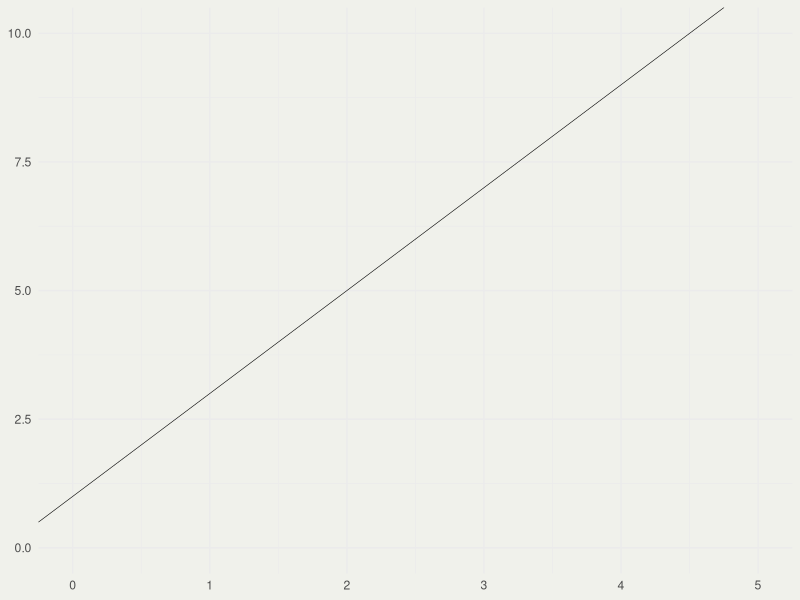
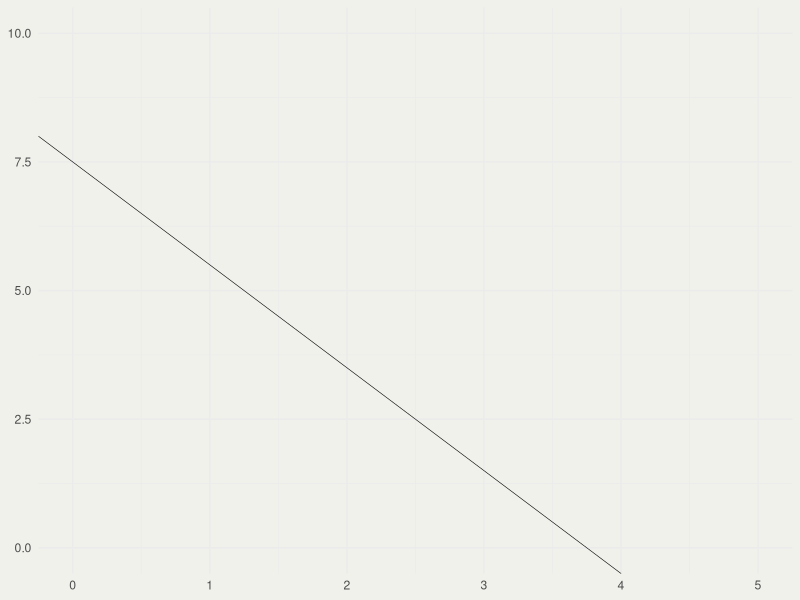
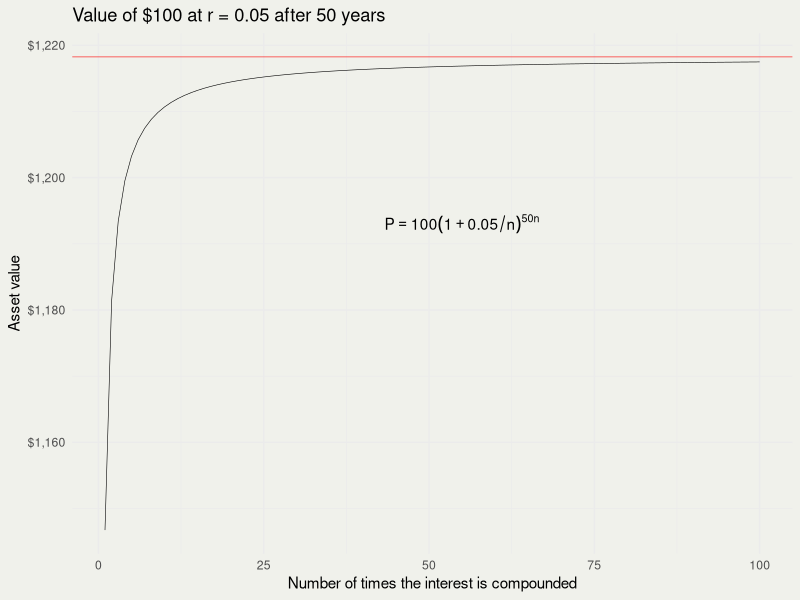
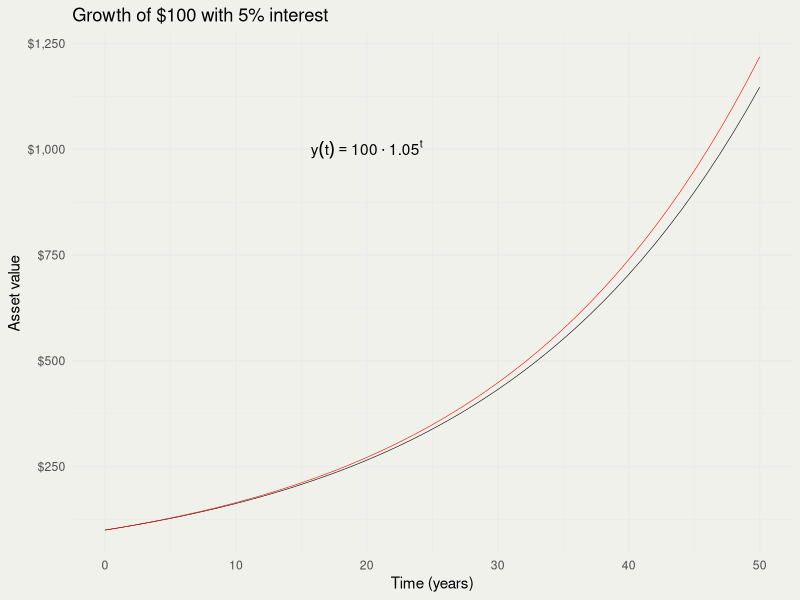
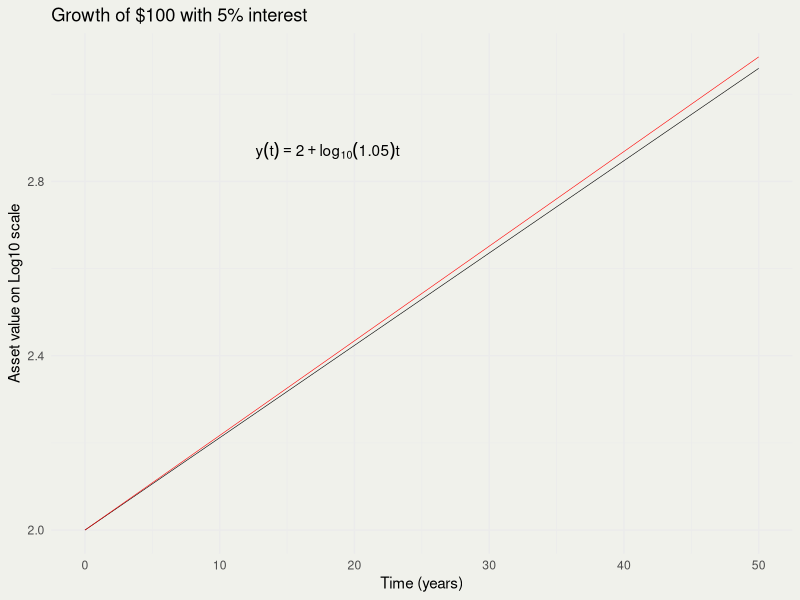
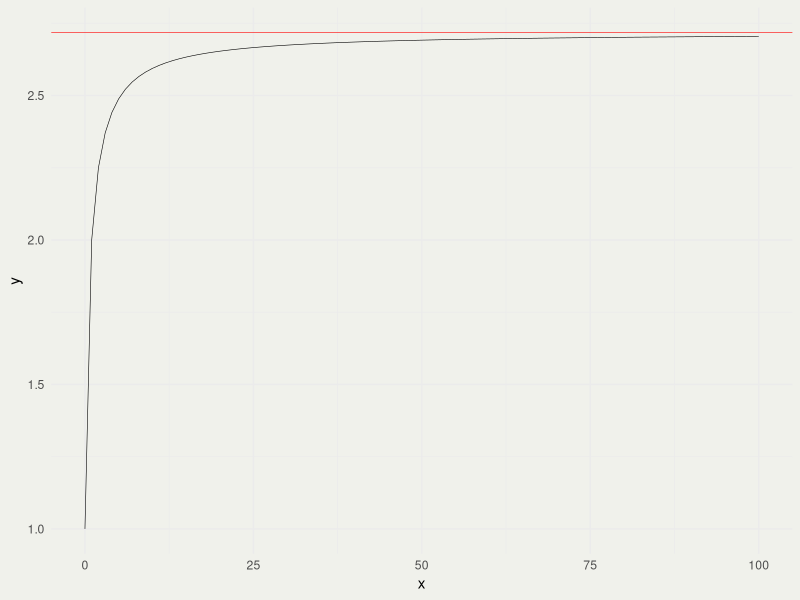
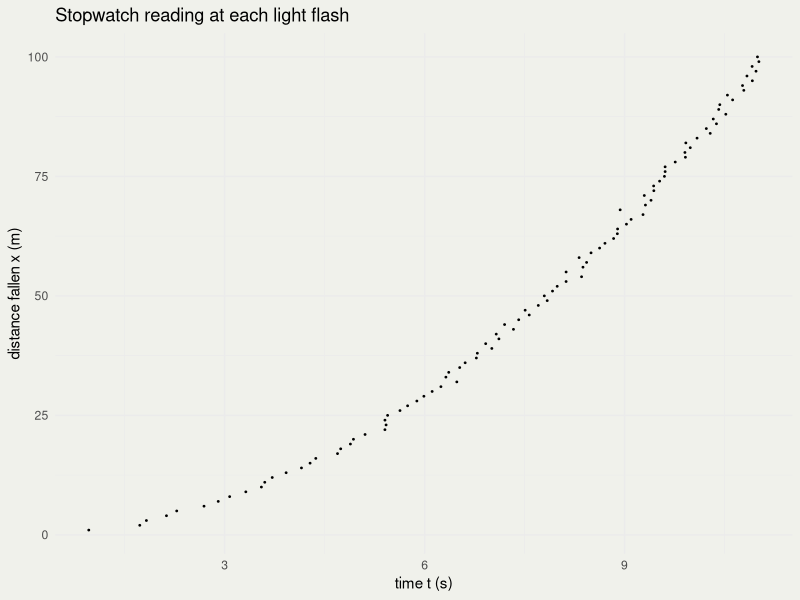
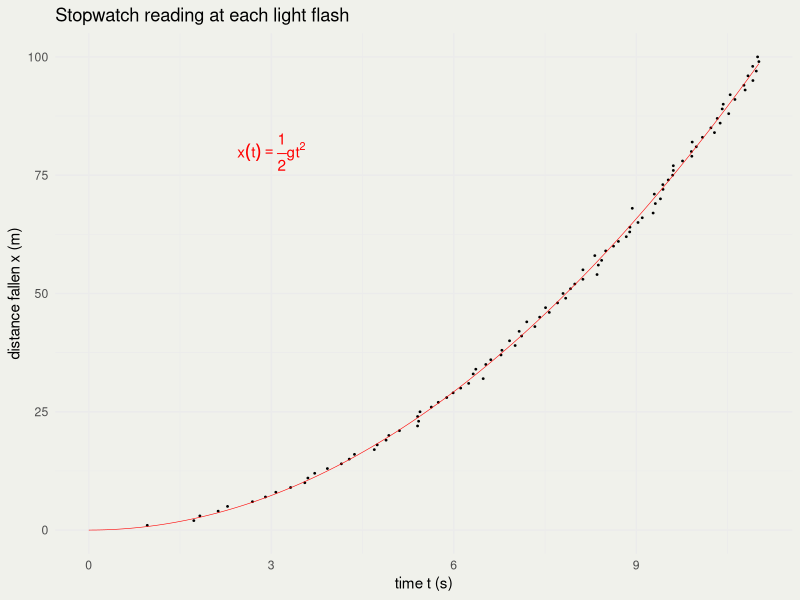

Source code (R) for these figures, in order:
## ---- chunk 1
#| fig-width: 3
#| fig-height: 3
library(ggplot2)
thm <-
  theme_minimal() + theme(
    panel.background = element_rect(fill = "#f0f1eb", color = "#f0f1eb"),
    plot.background = element_rect(fill = "#f0f1eb", color = "#f0f1eb")
  )
theme_set(thm)

p <- ggplot() + xlim(0, 5) + ylim(0, 10)
p + geom_abline(slope = 2, intercept = 1, linewidth = 0.2)
## ---- chunk 2
#| fig-width: 3
#| fig-height: 3

p <- ggplot() + xlim(0, 5) + ylim(0, 10)
p + geom_abline(slope = -2, intercept = 7.5, size = 0.2)
## ---- chunk 3
#| fig-width: 6
#| fig-height: 5
#| fig-align: center

rate <- 0.05
P <- 100
n_comp <- 1:100

Pn <- function(n, A, r, t) A * (1 + r/n)^(t*n)
Pe <- function(A, r, t) P * exp(r * t)

pn <- Pn(n = n_comp, A = P, r = rate, t = 50)
pe <- Pe(A = P, r = rate, t = 50)

d <- data.frame(n_comp, pn)
p <- ggplot(d, aes(n_comp, pn))
p + geom_line(size = 0.2) +
  geom_hline(yintercept = pe, color = 'red', size = 0.2) +
  xlab("Number of times the interest is compounded") +
  ylab("Asset value") +
  ggtitle("Value of $100 at r = 0.05 after 50 years") +
  scale_y_continuous(labels = scales::dollar_format()) +
  annotate("text", 55, 1193, 
           label = "P == 100 (1 + 0.05/n)^{50*n}", parse = TRUE) 
#  annotate("text",  50, 1200, 
#           label = "y(t) == 100 * e ^ {50*r}", parse = TRUE, color = 'red')
## ---- chunk 4
#| fig-width: 4.5
#| fig-height: 4.5
#| fig-align: center

time <- 0:50
p1 <- Pn(n = 1, A = P, r = rate, t = time)
pe <- Pe(A = P, r = rate, t = time)

p <- ggplot(data.frame(time, p1, pe), aes(time, p1))
p + geom_line(size = 0.2) + 
  geom_line(aes(y = pe), size = 0.2, color = 'red') +
  scale_y_continuous(labels = scales::dollar_format()) +
  xlab("Time (years)") + ylab("Asset value") +
  ggtitle("Growth of $100 with 5% interest") +
  annotate("text", 20, 1e3, 
           label = "y(t) == 100 %.% 1.05^t", parse = TRUE) 
  # annotate("text", 18, 11e2, 
  #          label = "y(t) == 100 * e ^ {rt}", parse = TRUE, color = 'red')
## ---- chunk 5
#| fig-width: 4.5
#| fig-height: 4.5
#| fig-align: center

p <- ggplot(data.frame(time, p1 = log10(p1), pe = log10(pe)), aes(time, p1))
p + geom_line(size = 0.2) + 
  geom_line(aes(y = pe), size = 0.2, color = 'red') +
  xlab("Time (years)") + ylab("Asset value on Log10 scale") + 
  ggtitle("Growth of $100 with 5% interest") +
  annotate("text", 18, 2.87,
           label = "y(t) == 2 + log[10](1.05) * t", parse = TRUE)
## ---- chunk 6
#| fig-width: 5
#| fig-height: 3
#| fig-align: center
f <- function(m) (1 + 1/m)^m
x <- 0:100
y <- f(x)
p <- ggplot(data.frame(x, y), aes(x, y))
p + geom_line(size = 0.2) +
  geom_hline(yintercept = exp(1), color = 'red', size = 0.2)
## ---- chunk 7
#| echo: true
2^7 * 2^8 == 2^(7 + 8) 
## ---- chunk 8
#| echo: true
2^7 / 2^8 == 2^(7 - 8) 
## ---- chunk 9
#| echo: true
(2^7)^8 == 2^(7*8)
## ---- chunk 10
#| echo: true
(2*3)^7 == 2^7 * 3^7
## ---- chunk 11
#| echo: true
2^4 / 3^4 == (2/3)^4
all.equal(2^4 / 3^4, (2/3)^4)
## ---- chunk 12
#| echo: true
y <- 1:3
(numer <- exp(y))
(denom <- sum(exp(y)))
(softmax <- numer / denom)

y <- c(1e3, 1e3 + 1, 1e3 + 2)
exp(y)
## ---- chunk 13
#| echo: true

LSE <- function(x) {
  c <- max(x)
  y <- c + log(sum(exp(x - c)))
  return(y)
}
softmax_log <- function(x) {
  x - LSE(x)
}
softmax_unsafe <- function(x) exp(x) / sum(exp(x))

softmax_unsafe(1:3)
softmax_log(1:3)
exp(softmax_log(1:3))
y
softmax_unsafe(y)
exp(softmax_log(y))
sum(exp(softmax_log(y)))
## ---- chunk 14
#| fig-width: 4
#| fig-height: 4
#| fig-align: center

set.seed(12)
g <- 1.625                          # true (unknown) lunar gravity, m/s^2
H <- 100                            # tower height in meters
marks  <- 1:H                       # red marks, every 1 meter
t_true <- sqrt(2 * marks / g)       # exact time to reach each mark
t_obs  <- t_true + rnorm(H, 0, 0.1) # noisy stopwatch reading at each flash

d <- data.frame(t = t_obs, x = marks)
p <- ggplot(d, aes(t, x)) + geom_point(size = 0.3) +
  xlab("time t (s)") + ylab("distance fallen x (m)") +
  ggtitle("Stopwatch reading at each light flash")
print(p)
## ---- chunk 15
#| fig-width: 4
#| fig-height: 4
#| fig-align: center

tt  <- seq(0, max(t_obs), length = 200)
sol <- data.frame(t = tt, x = 0.5 * g * tt^2)
p + geom_line(data = sol, aes(t, x), color = 'red', linewidth = 0.2) +
  annotate("text", 3, 80, label = "x(t) == frac(1, 2) * g * t^2",
           parse = TRUE, color = 'red')
## ---- chunk 16
#| fig-width: 4.5
#| fig-height: 3.6
#| fig-align: center
#| echo: true
t1 <- 4; t2 <- 9
x1 <- 0.5 * g * t1^2; x2 <- 0.5 * g * t2^2
slope <- (x2 - x1) / (t2 - t1)            # avg velocity = ½ g (t1 + t2)
ggplot(sol, aes(t, x)) + geom_line(linewidth = 0.2) +
  geom_abline(slope = slope, intercept = x1 - slope * t1,
              color = 'red', linewidth = 0.2) +
  geom_point(aes(x = t1, y = x1), color = 'blue') +
  geom_point(aes(x = t2, y = x2), color = 'blue') +
  xlab("time t (s)") + ylab("distance fallen x (m)") +
  ggtitle("Position curve and a secant line")
## ---- chunk 17
#| fig-width: 5
#| fig-height: 4
#| fig-align: center
#| echo: true

library(ggplot2)
library(dplyr)
n <- 100
t <- seq(0, pi, length = n)
x <- sin(t) * cos(t)
dxdt <- cos(t)^2 - sin(t)^2

d <- tibble(t, x, dxdt)
p <- ggplot(d, aes(t, x))
p + geom_line() + geom_line(aes(y = dxdt), col = 'red')

# approximate the derivative
s <- pi / (n - 1)        # choose the same step s as the increment in the t sequence
all.equal(s, diff(t)[1]) # check that the above statement is true

appr_dxdt <- diff(x)/s   # derivative ≈ rise / run
d <- d |>
  mutate(appr_dxdt = c(NA, appr_dxdt))
p <- ggplot(d, aes(t, x))
p + geom_line() + geom_line(aes(y = dxdt), col = 'red') +
  geom_line(aes(y = appr_dxdt), col = 'blue', linewidth = 5, alpha = 1/5)
